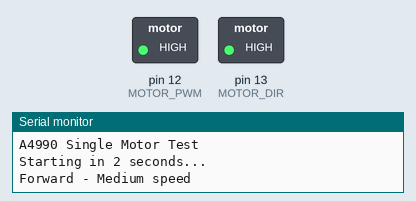
Recording of a sketch running on a simulated Arduino Uno, built with avr-gcc and run on an emulated ATmega328P. Shown: switched loads named in the sketch (green lamp = pin HIGH), the last lines printed to the serial monitor.

Above: at 4.0 s.
At 6.2 s:
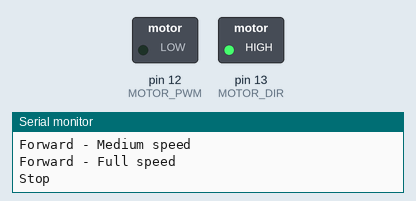
At 7.5 s:
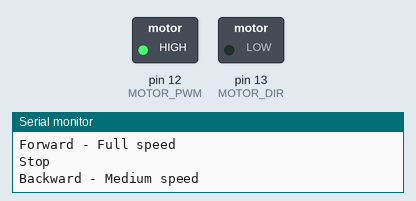
Timing chart, 0 to 11.1 s (numbered marks = the images above):
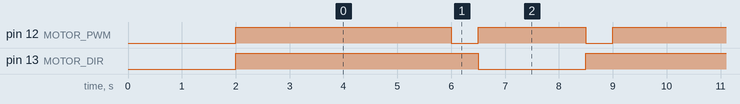

Measured:
- by itself, pin 12 (MOTOR_PWM): repeats every 7.0 s: LOW 0.50 s, HIGH 2.0 s, LOW 0.50 s, HIGH 4.0 s
- by itself, pin 13 (MOTOR_DIR): alternates HIGH for 5.0 s and LOW for 2.0 s
- by itself, everything shown: repeats every 7.0 s, in 4 steps

The sketch:

N20_test_A4900.ino
```cpp
// Single Motor Test - Use Motor A only
const int MOTOR_DIR = 13;  // AIN1 (Direction pin 1)
const int MOTOR_PWM = 12;   // PWMA (Speed control)

void setup() {
  // Set motor pins as outputs
  pinMode(MOTOR_DIR, OUTPUT);
  pinMode(MOTOR_PWM, OUTPUT);

  Serial.begin(115200);
  Serial.println("A4990 Single Motor Test");
  Serial.println("Starting in 2 seconds...");
  delay(2000);
}

void loop() {
  // Test 1: Forward
  Serial.println("Forward - Medium speed");
  setMotor(150, true);  // Forward, speed 150/255
  delay(2000);

  // Test 2: Faster forward
  Serial.println("Forward - Full speed");
  setMotor(255, true);  // Forward, full speed
  delay(2000);

  // Test 3: Stop briefly
  Serial.println("Stop");
  setMotor(0, true);    // Stop
  delay(500);

  // Test 4: Backward
  Serial.println("Backward - Medium speed");
  setMotor(150, false); // Backward, speed 150/255
  delay(2000);

  // Test 5: Stop longer
  Serial.println("Stop for 3 seconds");
  setMotor(0, true);    // Stop
  delay(500);
}

// Single function to control the motor
void setMotor(int speed, bool forwardDirection) {
  // Set direction
  if (forwardDirection) {
    digitalWrite(MOTOR_DIR, HIGH);
  } else{
    digitalWrite(MOTOR_DIR, LOW);
  }

  analogWrite(MOTOR_PWM, speed);
}
```
